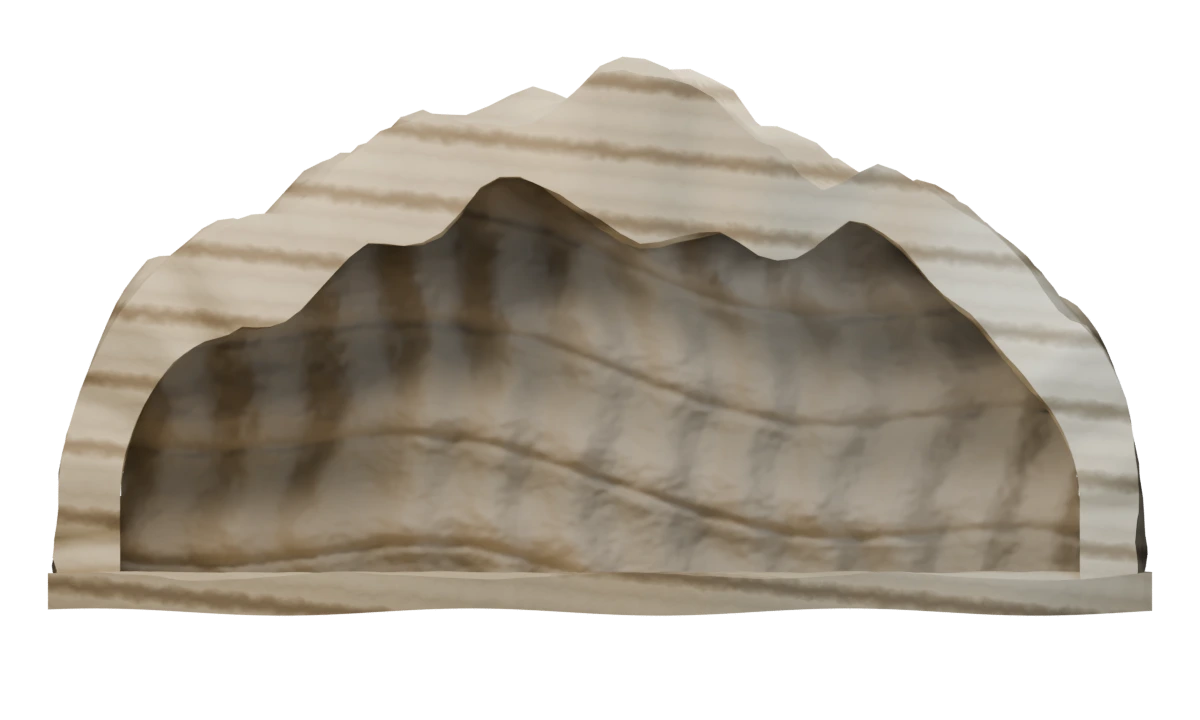
#> input picture src/assets/cave/section.webp, 1200 x 720 px
$ python engrave-cave-section.py
#> lines starting #> are read from the running program, lines starting #| are printed output that depends on the picture
"""Separate a Blender section into native SVG tone plates for the offline reader."""
from pathlib import Path
from collections import defaultdict
from PIL import Image, ImageFilter
from math import hypot

root=Path(__file__).resolve().parents[2]
art=root/'src/assets/cave'
im=Image.open(art/'section.webp').convert('RGBA').resize((196,118),Image.Resampling.LANCZOS)
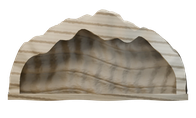
#> im: PIL image 196x118 RGBA; mean R, G, B, A 82.7, 76.2, 66.4, 137.9; transparent parts drawn white
gray=im.convert('L').filter(ImageFilter.GaussianBlur(.6))
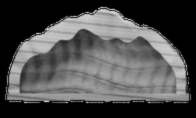
#> gray: PIL image 196x118 L; min 0, max 216, mean 77.1
w,h=im.size
#> w = 196; h = 118

def simplify(pts,tol=.64):
    if len(pts)<=2:return pts
    x,y=pts[0];dx=pts[-1][0]-x;dy=pts[-1][1]-y
    length=hypot(dx,dy)
    distances=[abs(dx*(py-y)-dy*(px-x))/length if length else hypot(px-x,py-y) for px,py in pts]
    k=max(range(len(pts)),key=distances.__getitem__)
    if distances[k]<=tol:return [pts[0],pts[-1]]
    return simplify(pts[:k+1],tol)[:-1]+simplify(pts[k:],tol)

layers=[]
for level in [0,55,68,80,92,104,115,125,135,144,153,162,171,181,191,201,213]:
    mask={(x,y) for y in range(h) for x in range(w) if im.getpixel((x,y))[3]>=125 and gray.getpixel((x,y))>=level}
    if not mask:continue
    edges=defaultdict(list)
    for x,y in sorted(mask):
        if (x,y-1) not in mask:edges[x,y].append((x+1,y))
        if (x+1,y) not in mask:edges[x+1,y].append((x+1,y+1))
        if (x,y+1) not in mask:edges[x+1,y+1].append((x,y+1))
        if (x-1,y) not in mask:edges[x,y+1].append((x,y))
    paths=[]
    while edges:
        start=next(iter(edges));chain=[start];curr=start
        while True:
            nxt=edges[curr].pop()
            if not edges[curr]:del edges[curr]
            chain.append(nxt);curr=nxt
            if curr==start:break
        if len(chain)<11:continue
        points=simplify(chain)
        if len(points)>3:
            loop=points[:-1]
            pairs=list(zip(loop,loop[1:]+loop[:1]))
            mid=lambda a,b: f'{(a[0]+b[0])/2:g} {(a[1]+b[1])/2:g}'
            # Round stair steps left by the sample grid while keeping beds closed.
            path='M'+mid(loop[-1],loop[0])+'Q'
            paths.append(path+' '.join(f'{a[0]} {a[1]} {mid(a,b)}' for a,b in pairs)+'Z')
    if paths:
        samples=[im.getpixel((x,y))[:3] for x,y in mask if gray.getpixel((x,y))<=level+11]
        color=tuple(round(sum(a)/len(a)) for a in zip(*samples)) if samples else (60,52,43)
        layers.append('<path fill="#%02x%02x%02x" fill-rule="evenodd" d="%s"/>'%(*color,''.join(paths)))
#> this loop made 17 passes
#> color on passes 1 to 12: (60, 52, 43), (69, 58, 43), (81, 71, 56), (93, 83, 68), (106, 95, 78), (120, 107, 88), (131, 118, 99), (143, 130, 111), (151, 140, 122), (161, 149, 131), (169, 157, 138), (180, 169, 151)
#> after the loop, layers = 16 items
(art/'section-tones.svg').write_text('<svg xmlns="http://www.w3.org/2000/svg" x="32" y="26" width="576" height="330" viewBox="0 0 196 118" preserveAspectRatio="none" aria-hidden="true">'+''.join(layers)+'</svg>',encoding='utf8')
